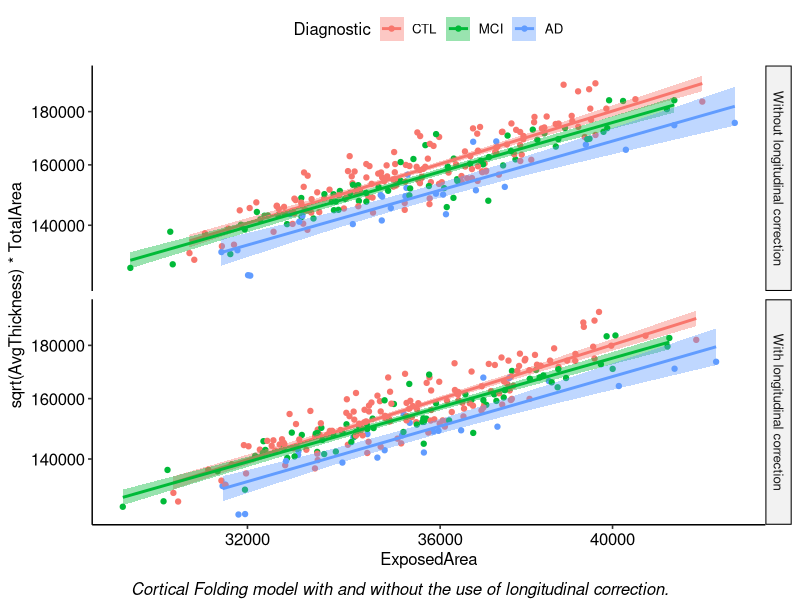
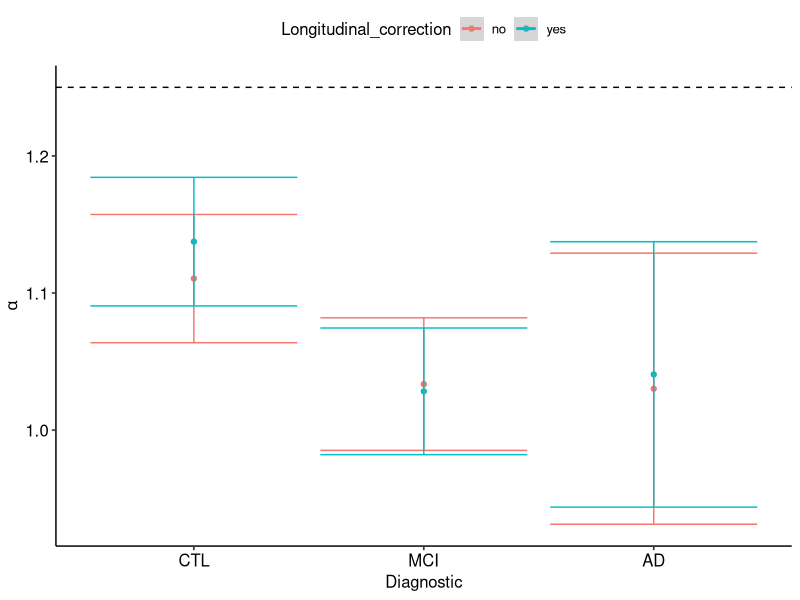
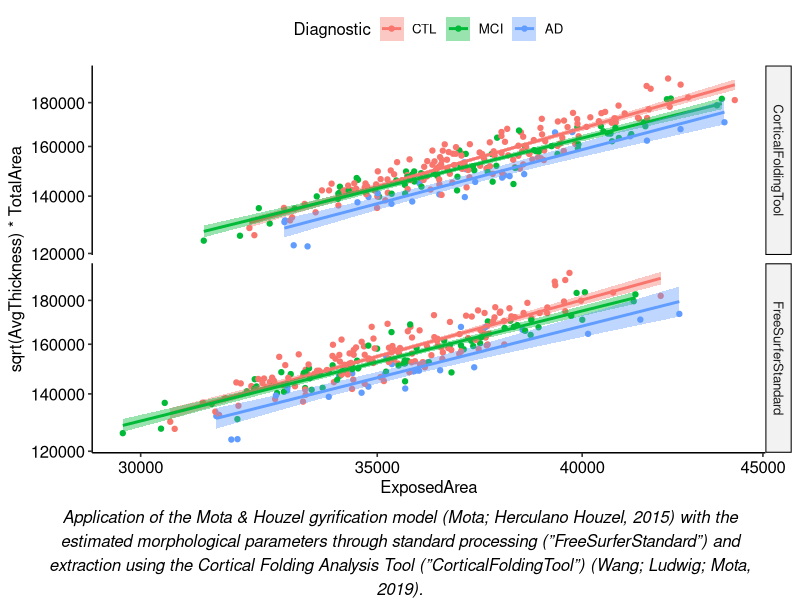
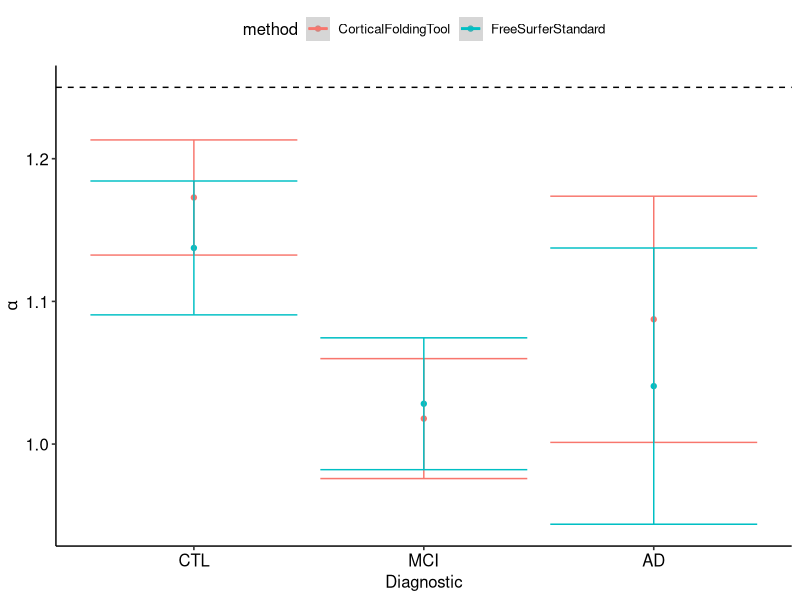
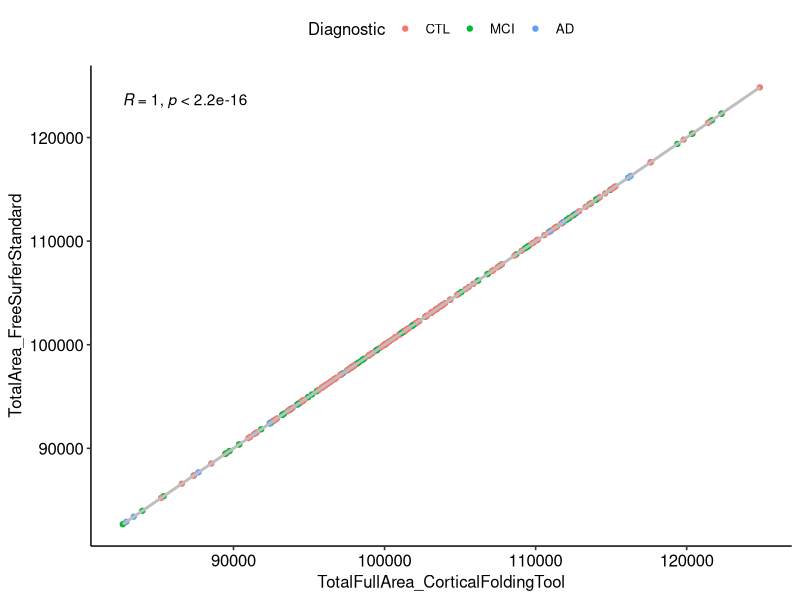
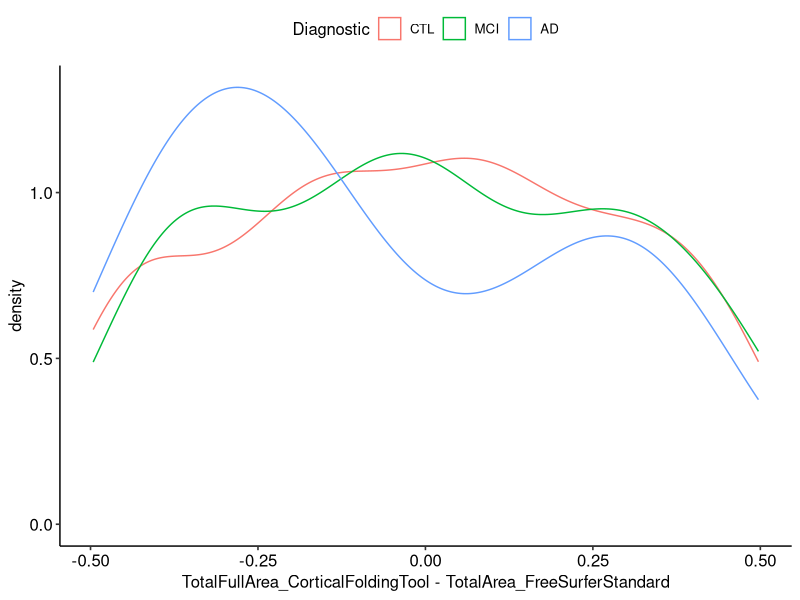
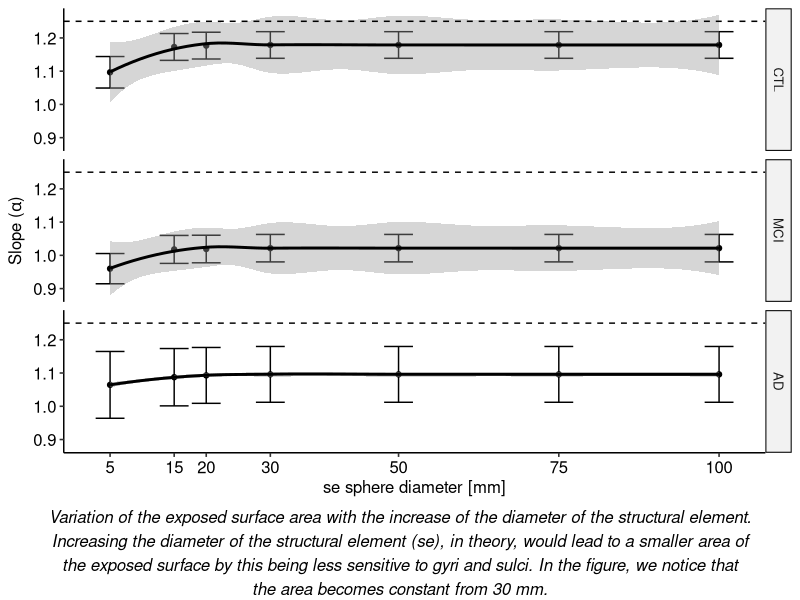
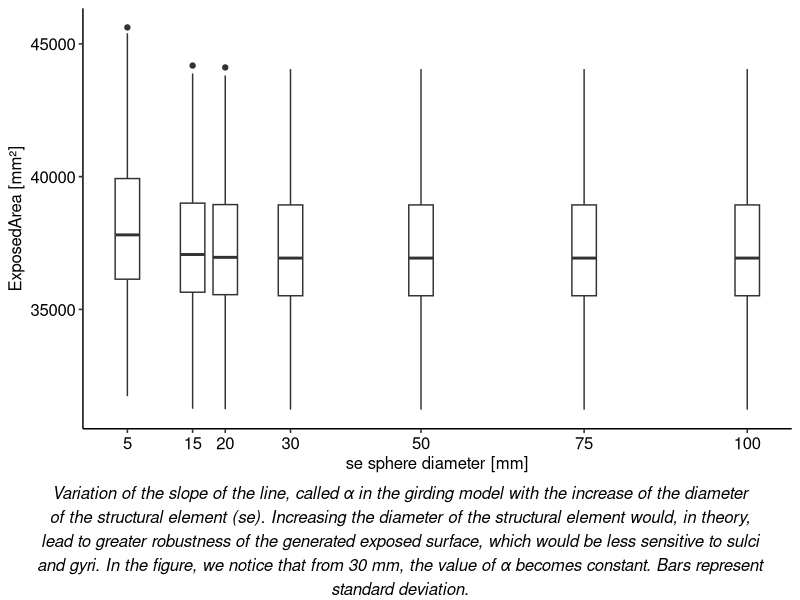

The R script that drew these images, in order:
## ---- chunk 1
knitr::opts_chunk$set(
	echo = TRUE,
	message = FALSE,
	warning = FALSE
)
## ---- chunk 2
library(readr)
library(tidyverse)
library(lubridate)
library(ggpubr)
library(kableExtra)
library(broom)
## ---- chunk 3
## set working directory
setwd("~/GitHub/FHPdeMoraes_thesis/Complementaryanalysis1_modelrobustness")
## ---- chunk 4
## define functions

# test angular coeficinet versus theoretical value
test_coef <- function(reg, coefnum, val){
  co <- coef(summary(reg))
  tstat <- (co[coefnum,1] - val)/co[coefnum,2]
  2 * pt(abs(tstat), reg$df.residual, lower.tail = FALSE)
}

# wrap text
wrapper <- function(x, ...) paste(strwrap(x, ...), collapse = "\n")
## ---- chunk 5
# import subjs
tabela_sujeitos <- read_csv("tabela_sujeitos.csv",
                            col_types = cols(...1 = col_skip()))

# subjs age interval
tabela_sujeitos$Age_interval <- cut(tabela_sujeitos$Age,
                                       breaks = c(0, 5, 10, 15, 20, 25, 30, 35, 40, 45, 50, 55, 60, 65, 70, 75, 80, 85, 90, 95, 100),
                                       right = FALSE,
                                       include.lowest = TRUE)

tabela_sujeitos$Age_interval10 <- cut(tabela_sujeitos$Age,
                                         breaks = c(0, 10, 20, 30, 40, 50, 60, 70, 80, 90, 100),
                                         right = FALSE,
                                         include.lowest = TRUE)

# Select session 1
tabela_sujeitos <- tabela_sujeitos %>%
  filter(Session == "1") %>%
  dplyr::select(-c(Session))

## ---- chunk 6
# import results with default config EE = 15mm
data_longcor_ses1 <- read_csv("data_longcor_ses1.txt") 
## ---- chunk 7
## new surfaces ----
# import results with other config EE = 5; 20; 30; 50; 75 and 100mm
data_longcor_ses1_5 <- read_csv("data_longcor_ses1_5mm.txt")
data_longcor_ses1_20 <- read_csv("data_longcor_ses1_20mm.txt")
data_longcor_ses1_30 <- read_csv("data_longcor_ses1_30mm.txt")
data_longcor_ses1_50 <- read_csv("data_longcor_ses1_50mm.txt")
data_longcor_ses1_75 <- read_csv("data_longcor_ses1_75mm.txt")
data_longcor_ses1_100 <- read_csv("data_longcor_ses1_100mm.txt")

# create variable EE diameter
data_longcor_ses1 <- data_longcor_ses1 %>%
  mutate(EEdiameter = 15)
data_longcor_ses1_5 <- data_longcor_ses1_5 %>%
  mutate(EEdiameter = 5)
data_longcor_ses1_20 <- data_longcor_ses1_20 %>%
  mutate(EEdiameter = 20)
data_longcor_ses1_30 <- data_longcor_ses1_30 %>%
  mutate(EEdiameter = 30)
data_longcor_ses1_50 <- data_longcor_ses1_50 %>%
  mutate(EEdiameter = 50)
data_longcor_ses1_75 <- data_longcor_ses1_75 %>%
  mutate(EEdiameter = 75)
data_longcor_ses1_100 <- data_longcor_ses1_100 %>%
  mutate(EEdiameter = 100)

# combine dataframes, create new variables, delete unwanted variables-c(

data <-
  full_join(data_longcor_ses1, data_longcor_ses1_5) %>% # combine files
  full_join(data_longcor_ses1_20) %>%
  full_join(data_longcor_ses1_30) %>%
  full_join(data_longcor_ses1_50) %>%
  full_join(data_longcor_ses1_75) %>%
  full_join(data_longcor_ses1_100) %>%
  mutate(
    SUBJ = SubjectID,
    hemi = Hemisphere,
    ROI = "hemisphere",
    method = "CorticalFoldingTool",
    Longitudinal_correction = "yes",
    AvgThickness = AvgCortThickness,
    ExposedArea = SmoothPialArea,
    TotalArea = PialArea,
    TotalFullArea = PialFullArea,
    WhiteSurfArea = WhiteArea,
    GMvolume = GreymatterVol
  ) %>% dplyr::select(
    -c(
      SubjectID,
      Hemisphere,
      AvgCortThickness,
      PialArea,
      SmoothPialArea,
      WhiteArea,
      GreymatterVol
    )
  )

## ---- chunk 8
## FS Standard ----
data_h <-
  read_csv("data_h.csv", col_types = cols(...1 = col_skip()))

data_h <- data_h %>%
  mutate(
    SUBJ = str_sub(SUBJ_ID, 1, 7),
    Session = str_sub(SUBJ_ID, 21, 21),
    Longitudinal_correction = ifelse(str_sub(SUBJ_ID, 23, 26) == "long", "yes", "no"),
    SUBJ_ID = str_sub(SUBJ_ID, 9, 38),
    method = "FreeSurferStandard",
    EEdiameter = 15
  ) %>%
  filter(ROI == "hemisphere", Session == "1") %>%
  dplyr::select(-c(Session))
## ---- chunk 9
# combine files
dados <- full_join(data, data_h) %>%
  mutate(
    # create new variables
    logAvgThickness = log10(AvgThickness),
    logTotalArea = log10(TotalArea),
    logTotalFullArea = log10(TotalFullArea),
    logExposedArea = log10(ExposedArea),
    logConvexHullArea = log10(ConvexHullArea),
    logWhiteSurfArea = log10(WhiteSurfArea),
    logGMvolume = log10(GMvolume),
    logConvexHullArea = log10(ConvexHullArea),
    localGI = TotalArea / ExposedArea,
    k = sqrt(AvgThickness) * TotalArea / (ExposedArea ^ 1.25),
    K = 1 / 4 * log10(AvgThickness ^ 2)  + log10(TotalArea) - 5 / 4 * log10(ExposedArea),
    S = 3 / 2 * log10(TotalArea) + 3 / 4 * log10(ExposedArea) - 9 /  4 * log10(AvgThickness ^
                                                                                 2) ,
    I = log10(TotalArea) + log10(ExposedArea) + log10(AvgThickness ^ 2) ,
  ) %>%
  dplyr::select(
    -c(
      PialFullArea,
      WhiteFullArea,
      SmoothPialFullArea,
      ConvexHullFullArea,
      PialFullVol,
      WhiteFullVol,
      SmoothPialFullVol,
      BrainSegVolNotVent,
      SUBJ_ID
    )
  ) %>%
  unique() # delete duplicates

# rename hemispheres
dados$hemi[dados$hemi == "left"] <- "L"
dados$hemi[dados$hemi == "right"] <- "R"

# combine tables through subject if and selected only Session 1
dados <- inner_join(tabela_sujeitos, dados)

#rename variables
colnames(dados)[which(names(dados) == "Sexo")] <- "Gender"
colnames(dados)[which(names(dados) == "Idade")] <- "Age"
colnames(dados)[which(names(dados) == "Diagnostico")] <-
  "Diagnostic"

dados$Age <- as.numeric(dados$Age)
dados$Diagnostic <- as.factor(dados$Diagnostic)
dados$Gender <- as.factor(dados$Gender)

# rename diagnostics
dados$Diagnostic <- as.character(dados$Diagnostic)

dados$Diagnostic[dados$Diagnostic == "CONTROLE"] <- "CTL"
dados$Diagnostic[dados$Diagnostic == "CCL"] <- "MCI"
dados$Diagnostic[dados$Diagnostic == "ALZ"] <- "AD"
## ---- chunk 10
dados_raw <- dados

# clear data from unwanted diagnostics, subjs with no acquisition equipment defined, subjs with Avg Thickness 0... and only hemispheres!!
dados_all <- dados %>% filter(
  Diagnostic == "CTL" |
    Diagnostic == "MCI" |
    Diagnostic == "AD",!is.na(logAvgThickness),
  ExposedArea != 0 |
    !is.na(localGI),!is.infinite(logExposedArea),
  ROI == "hemisphere"
) %>%
  droplevels()

# see which subjects were excluded
# dados_excluidos <- anti_join(dados_raw, dados_all)
# dados_excluidos %>% dplyr::select(c(SUBJ, Age, Gender, Diagnostic))

# use the filtered data
dados <- dados_all

dados$Diagnostic <-
  factor(dados$Diagnostic, levels = c("CTL", "MCI", "AD")) # transform into levels of factors
## ---- chunk 11
# remove subjects who are not in all samples

lista_subjs_CFT_yes <-
  as.data.frame(
    filter(
      dados,
      method == "CorticalFoldingTool",
      Longitudinal_correction == "yes"
    )$SUBJ
  ) %>%
  unique()

colnames(lista_subjs_CFT_yes)[1] <- "SUBJ"

lista_subjs_FS_no <-
  as.data.frame(filter(
    dados,
    method == "FreeSurferStandard",
    Longitudinal_correction == "no"
  )$SUBJ) %>%
  unique()

colnames(lista_subjs_FS_no)[1] <- "SUBJ"

lista_subjs_FS_yes <-
  as.data.frame(filter(
    dados,
    method == "FreeSurferStandard",
    Longitudinal_correction == "yes"
  )$SUBJ) %>%
  unique()

colnames(lista_subjs_FS_yes)[1] <- "SUBJ"

listas <- inner_join(lista_subjs_CFT_yes, lista_subjs_FS_no) %>%
  inner_join(lista_subjs_FS_yes)

dados <- inner_join(dados, listas)

# write.csv(dados, "dados_compmethods.csv")
## ---- chunk 12
dados %>%
  group_by(Diagnostic) %>%
  summarise(N = n_distinct(SUBJ),
            Age = paste(signif(mean(Age), 2), "±", signif(sd(Age), 2))) %>%
  kable(digits = 2) %>%
  kable_styling()
## ---- chunk 13
dados %>%
  group_by(method, Longitudinal_correction, EEdiameter) %>%
  summarise(N = n_distinct(SUBJ)) %>%
  kable(digits = 2) %>%
  kable_styling()
## ---- chunk 14
dados %>%
  mutate(method_results = method) %>%
  group_by(Diagnostic,
           method_results,
           Longitudinal_correction,
           EEdiameter) %>%
  do(tidy(shapiro.test(.$AvgThickness))) %>%
  ungroup() %>%
  kable(digits = 2) %>%
  kable_styling()
## ---- chunk 15
dados %>%
  mutate(method_results = method) %>%
  group_by(Diagnostic,
           method_results,
           Longitudinal_correction,
           EEdiameter) %>%
  do(tidy(shapiro.test(.$TotalArea))) %>%
  ungroup() %>%
  kable(digits = 2) %>%
  kable_styling()
## ---- chunk 16
dados %>%
  mutate(method_results = method) %>%
  group_by(Diagnostic,
           method_results,
           Longitudinal_correction,
           EEdiameter) %>%
  do(tidy(shapiro.test(.$ExposedArea))) %>%
  ungroup() %>%
  kable(digits = 2) %>%
  kable_styling()
## ---- chunk 17
dados %>%
  mutate(method_results = method) %>%
  group_by(Diagnostic,
           method_results,
           Longitudinal_correction,
           EEdiameter) %>%
  do(tidy(shapiro.test(.$localGI))) %>%
  ungroup() %>%
  kable(digits = 2) %>%
  kable_styling()
## ---- chunk 18
dados %>%
  mutate(method_results = method) %>%
  group_by(Diagnostic,
           method_results,
           Longitudinal_correction,
           EEdiameter) %>%
  do(tidy(shapiro.test(.$K))) %>%
  ungroup() %>%
  kable(digits = 2) %>%
  kable_styling()
## ---- chunk 19
dados %>%
  mutate(method_results = method) %>%
  group_by(Diagnostic,
           method_results,
           Longitudinal_correction,
           EEdiameter) %>%
  do(tidy(shapiro.test(.$S))) %>%
  ungroup() %>%
  kable(digits = 2) %>%
  kable_styling()
## ---- chunk 20
dados %>%
  mutate(method_results = method) %>%
  group_by(Diagnostic,
           method_results,
           Longitudinal_correction,
           EEdiameter) %>%
  do(tidy(shapiro.test(.$I))) %>%
  ungroup() %>%
  kable(digits = 2) %>%
  kable_styling()

## ---- chunk 21
long_comp <-
  filter(dados,
         method == "FreeSurferStandard",
         !is.na(TotalArea),
         !is.infinite(ExposedArea))

LC_status <- c(yes = "With longitudinal correction",
               no = "Without longitudinal correction")
## ---- chunk 22
## Thesis Figure 9 

longcor1 <- ggplot(long_comp,
                   aes(
                     ExposedArea,
                     sqrt(AvgThickness) * TotalArea,
                     color = Diagnostic,
                     fill = Diagnostic
                   )) +
  geom_point() +
  geom_smooth(method = "lm", se = TRUE) +
  geom_abline(slope = 1.25,
              intercept = coef(lm(
                log10(TotalArea * sqrt(AvgThickness)) ~ log10(ExposedArea),
                data = dados,
                na.action = na.omit
              ))[1],
              color = "black") +
  theme_pubr() +
  facet_grid(Longitudinal_correction ~ . ,
             labeller = labeller(Longitudinal_correction = LC_status)) +
  labs(color = "Diagnostic",
       fill = "Diagnostic") +
  scale_x_log10() +
  scale_y_log10()

ggsave("longcor1.png", plot = longcor1, dpi=1200, width = 11, height = 11, units = "cm", device = "png")

longcor1 <- annotate_figure(longcor1,
                            bottom = text_grob(
                              wrapper(
                                "Cortical Folding model with and without the use of longitudinal correction.",
                                width = 100
                              ),
                              face = "italic"
                            ))

longcor1

## ---- chunk 23
lm_fit_comp_idor <- long_comp %>%
  group_by(Diagnostic, Longitudinal_correction) %>%
  do(fit_comp_idor = tidy(lm(
    log10(TotalArea * sqrt(AvgThickness)) ~ log10(ExposedArea),
    data = .,
    na.action = na.omit
  ), conf.int = TRUE)) %>%
  unnest(cols = c(fit_comp_idor))

filter(lm_fit_comp_idor, term == "log10(ExposedArea)") %>% kable(digits = 2) %>% kable_styling()
## ---- chunk 24
ggplot(
  data = filter(lm_fit_comp_idor, term == "log10(ExposedArea)"),
  aes(x = Diagnostic,
      y = estimate, color = Longitudinal_correction, )
) +
  geom_point() +
  geom_errorbar(aes(ymin = estimate - std.error, ymax = estimate + std.error)) +
  geom_smooth(method = "lm", se = TRUE) +
  geom_hline(yintercept = 1.25, linetype = "dashed") +
  theme_pubr() +
  labs(y = expression(alpha))
## ---- chunk 25
long_comp_long <- long_comp %>%
  dplyr::select(
    c(
      SUBJ,
      Diagnostic,
      hemi,
      Longitudinal_correction,
      AvgThickness,
      TotalArea,
      ExposedArea,
      localGI,
      K,
      S,
      I
    )
  ) %>%
  pivot_wider(
    names_from = Longitudinal_correction,
    values_from = c(AvgThickness,
                    TotalArea,
                    ExposedArea,
                    localGI,
                    K,
                    S,
                    I)
  )
## ---- chunk 26
cor.test(long_comp_long$AvgThickness_no, long_comp_long$AvgThickness_yes)
## ---- chunk 27
cor.test(long_comp_long$TotalArea_no, long_comp_long$TotalArea_yes)
## ---- chunk 28
cor.test(long_comp_long$ExposedArea_no, long_comp_long$ExposedArea_yes)
## ---- chunk 29
cor.test(long_comp_long$localGI_no, long_comp_long$localGI_yes)
## ---- chunk 30
cor.test(long_comp_long$K_no, long_comp_long$K_yes)
## ---- chunk 31
cor.test(long_comp_long$S_no, long_comp_long$S_yes)
## ---- chunk 32
cor.test(long_comp_long$I_no, long_comp_long$I_yes)
## ---- chunk 33
method_comp <- filter(dados, Longitudinal_correction == "yes", EEdiameter == "15")
## ---- chunk 34
## Thesis Figure 

FS_CFT1 <- ggplot(method_comp,
                  aes(
                    ExposedArea,
                    sqrt(AvgThickness) * TotalArea,
                    color = Diagnostic,
                    fill = Diagnostic
                  )) +
  geom_point() +
  geom_smooth(method = "lm", se = TRUE) +
  geom_abline(slope = 1.25,
              intercept = coef(lm(
                log10(TotalArea * sqrt(AvgThickness)) ~ log10(ExposedArea),
                data = dados,
                na.action = na.omit
              ))[1],
              color = "black") +
  theme_pubr() +
  facet_grid(method ~ .) +
  labs(color = "Diagnostic",
       fill = "Diagnostic") +
  scale_x_log10() +
  scale_y_log10()

ggsave("FS_CFT1.png", plot = FS_CFT1, dpi = 1200, width = 11, height = 11, units = "cm", device = "png")

FS_CFT1 <- annotate_figure(FS_CFT1,
                           bottom = text_grob(
                             wrapper(
                               "Application of the Mota & Houzel gyrification model (Mota; Herculano Houzel, 2015) with the estimated morphological parameters through standard processing (”FreeSurferStandard”) and extraction using the Cortical Folding Analysis Tool (”CorticalFoldingTool”) (Wang; Ludwig; Mota, 2019).",
                               width = 100
                             ),
                             face = "italic"
                           ))

FS_CFT1

## ---- chunk 35
lm_fit_comp_idor <- method_comp %>%
  group_by(Diagnostic, method) %>%
  do(fit_comp_idor = tidy(lm(
    log10(TotalArea * sqrt(AvgThickness)) ~ log10(ExposedArea),
    data = .,
    na.action = na.omit
  ), conf.int = TRUE)) %>%
  unnest(cols = c(fit_comp_idor))

filter(lm_fit_comp_idor, term == "log10(ExposedArea)") %>% kable(digits = 2) %>% kable_styling()

## ---- chunk 36
ggplot(
  data = filter(lm_fit_comp_idor, term == "log10(ExposedArea)"),
  aes(x = Diagnostic,
      y = estimate, color = method)
) +
  geom_point() +
  geom_errorbar(aes(ymin = estimate - std.error, ymax = estimate + std.error)) +
  geom_smooth(method = "lm", se = TRUE) +
  geom_hline(yintercept = 1.25, linetype = "dashed") +
  theme_pubr() +
  labs(y = expression(alpha))
## ---- chunk 37
method_comp_long <- method_comp %>%
  dplyr::select(
    c(
      SUBJ,
      Diagnostic,
      hemi,
      method,
      AvgThickness,
      TotalArea,
      TotalFullArea,
      ExposedArea,
      localGI,
      K,
      S,
      I
    )
  ) %>%
  pivot_wider(
    names_from = method,
    values_from = c(
      AvgThickness,
      TotalArea,
      TotalFullArea,
      ExposedArea,
      localGI,
      K,
      S,
      I
    )
  )
## ---- chunk 38
cor.test(method_comp_long$AvgThickness_FreeSurferStandard, method_comp_long$AvgThickness_CorticalFoldingTool)
## ---- chunk 39
cor.test(method_comp_long$TotalArea_FreeSurferStandard, method_comp_long$TotalArea_CorticalFoldingTool)
## ---- chunk 40
cor.test(method_comp_long$ExposedArea_FreeSurferStandard, method_comp_long$ExposedArea_CorticalFoldingTool)
## ---- chunk 41
cor.test(method_comp_long$localGI_FreeSurferStandard, method_comp_long$localGI_CorticalFoldingTool)
## ---- chunk 42
cor.test(method_comp_long$K_FreeSurferStandard, method_comp_long$K_CorticalFoldingTool)
## ---- chunk 43
cor.test(method_comp_long$S_FreeSurferStandard, method_comp_long$S_CorticalFoldingTool)
## ---- chunk 44
cor.test(method_comp_long$I_FreeSurferStandard, method_comp_long$I_CorticalFoldingTool)
## ---- chunk 45
ggplot(data = method_comp_long,
       aes(x = TotalFullArea_CorticalFoldingTool, y = TotalArea_FreeSurferStandard)) +
  geom_point(aes(color = Diagnostic)) +
  geom_smooth(method = "lm", color = "gray") +
  stat_cor() +
  theme_pubr()
## ---- chunk 46
ggplot(
  data = method_comp_long,
  aes(x = TotalFullArea_CorticalFoldingTool - TotalArea_FreeSurferStandard, color = Diagnostic)
) +
  geom_density() +
  theme_pubr() +
  labs(color = "Diagnostic")
## ---- chunk 47
diameter_comp <-
  filter(dados,
         Longitudinal_correction == "yes",
         method == "CorticalFoldingTool")
## ---- chunk 48
lm_fit_comp_idor <- diameter_comp %>%
  group_by(Diagnostic, EEdiameter) %>%
  do(fit_comp_idor = tidy(lm(
    log10(TotalArea * sqrt(AvgThickness)) ~ log10(ExposedArea),
    data = .,
    na.action = na.omit
  ),
  conf.int = TRUE)) %>%
  unnest(cols = c(fit_comp_idor))

# lm_fit_comp_idor %>% kable(digits = 2) %>% kable_styling()
## ---- chunk 49
EEdiameter <-
  ggplot(
    data = filter(lm_fit_comp_idor, term == "log10(ExposedArea)"),
    aes(x = EEdiameter,
        y = estimate)
  ) +
  geom_point() +
  geom_errorbar(aes(ymin = estimate - std.error, ymax = estimate + std.error)) +
  geom_smooth(se = TRUE, color = "black") +
  geom_hline(yintercept = 1.25, linetype = "dashed") +
  theme_pubr() +
  labs(y = expression('Slope (' * alpha * ')'), x = "se sphere diameter [mm]") +
  facet_grid(Diagnostic ~ .) +
  scale_x_continuous(breaks = c(5, 15, 20, 30, 50, 75, 100))

EEdiameter <- annotate_figure(EEdiameter,
                              bottom = text_grob(
                                wrapper(
                                  "Variation of the exposed surface area with the increase of the diameter of the structural element. Increasing the diameter of the structural element (se), in theory, would lead to a smaller area of the exposed surface by this being less sensitive to gyri and sulci. In the figure, we notice that the area becomes constant from 30 mm.",
                                  width = 100
                                ),
                                face = "italic"
                              ))

EEdiameter

ggsave("EEdiameter.png", plot = EEdiameter, dpi=1200, width = 18, height = 11, units = "cm", device = "png")
## ---- chunk 50
EEdiameter2 <- ggplot(data = diameter_comp,
                      aes(x = EEdiameter,
                          y = ExposedArea,
                          group = EEdiameter)) +
  geom_boxplot() +
  theme_pubr() +
  labs(y = "ExposedArea [mm²]", x = "se sphere diameter [mm]") +
  scale_x_continuous(breaks = c(5, 15, 20, 30, 50, 75, 100))

ggsave("EEdiameter2.png", plot = EEdiameter2, dpi=1200, width = 18, height = 11, units = "cm", device = "png")

EEdiameter2 <- annotate_figure(EEdiameter2,
                               bottom = text_grob(
                                 wrapper(
                                   "Variation of the slope of the line, called α in the girding model with the increase of the diameter of the structural element (se). Increasing the diameter of the structural element would, in theory, lead to greater robustness of the generated exposed surface, which would be less sensitive to sulci and gyri. In the figure, we notice that from 30 mm, the value of α becomes constant. Bars represent standard deviation.",
                                   width = 100
                                 ),
                                 face = "italic"
                               ))

EEdiameter2

## ---- chunk 51
diameter_comp$EEdiameter <- as.factor(diameter_comp$EEdiameter)

CH <-
  diameter_comp %>%
  filter(EEdiameter == 15) %>%
  mutate(
    EEdiameter = as.factor("ConvelHull"),
    ExposedArea = ConvexHullArea,
    logExposedArea = logConvexHullArea,
    K = 1 / 2 * logAvgThickness + logTotalArea - 5 / 4 * logConvexHullArea ,
    I = logTotalArea + logConvexHullArea  + logAvgThickness ^ 2,
    S = 3 / 2 * logTotalArea + 3 / 4 * logConvexHullArea  - 9 / 4 * logAvgThickness ^ 2
  )

diameter_comp <- full_join(diameter_comp, CH)

## ---- chunk 52
lm_fit_comp_idor <- diameter_comp %>%
  group_by(Diagnostic, EEdiameter) %>%
  do(fit_comp_idor = tidy(lm(
    log10(TotalArea * sqrt(AvgThickness)) ~ log10(ExposedArea),
    data = .,
    na.action = na.omit
  ),
  conf.int = TRUE)) %>%
  unnest(cols = c(fit_comp_idor))

#lm_fit_comp_idor %>% kable(digits = 2) %>% kable_styling()

## ---- chunk 53
ggplot(
  data = filter(lm_fit_comp_idor, term == "log10(ExposedArea)"),
  aes(x = EEdiameter,
      y = estimate)
) +
  geom_point() +
  geom_errorbar(aes(ymin = estimate - std.error, ymax = estimate + std.error)) +
  geom_hline(yintercept = 1.25, linetype = "dashed") +
  theme_pubr() +
  labs(y = expression(alpha), x = "se sphere diameter [mm]") + facet_grid(Diagnostic ~ .)
## ---- chunk 54
ggplot(data = diameter_comp,
       aes(x = EEdiameter,
           y = ExposedArea,
           group = EEdiameter)) +
  geom_boxplot() +
  theme_pubr()
